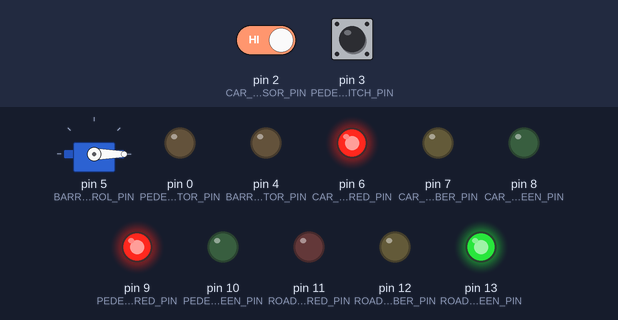
A sketch run on a simulated Arduino Uno, built with avr-gcc and run on an emulated ATmega328P. On the bench: servo, output pins drawn as LEDs (lit = HIGH). Inputs (shaded band) come from the test bench; at power-on: pin 2 (CAR_PARK_EXIT_REQUEST_SENSOR_PIN) HIGH, pin 3 (PEDESTRIAN_REQUEST_SWITCH_PIN) HIGH.

Above: at 6.5 s.
6.6 s: pin 2 (CAR_PARK_EXIT_REQUEST_SENSOR_PIN) driven LOW
At 7.3 s:
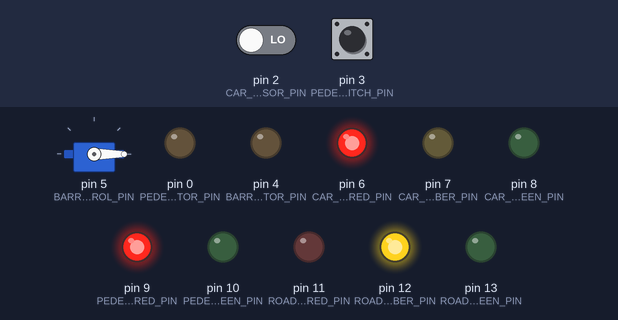
9.6 s: pin 3 (PEDESTRIAN_REQUEST_SWITCH_PIN) pulled LOW for 0.15 s
At 11.6 s:
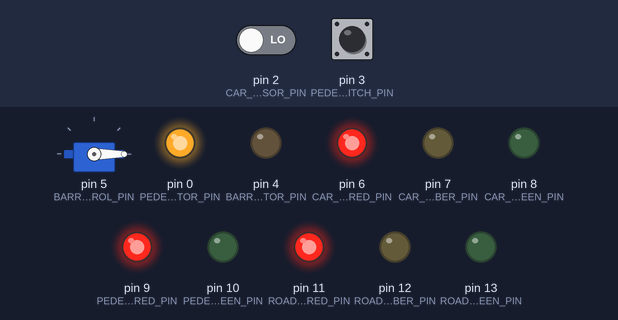
At 13.1 s:
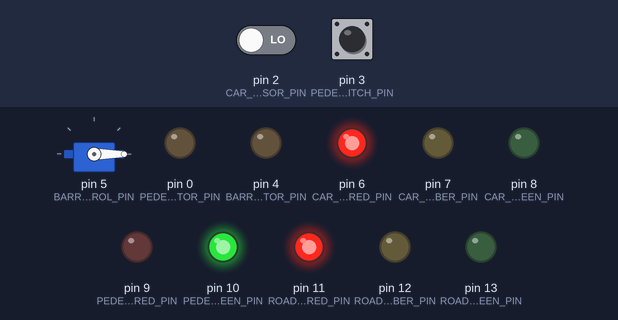
Timing chart, 0 to 29.4 s (numbered marks = the images above; inputs shaded):
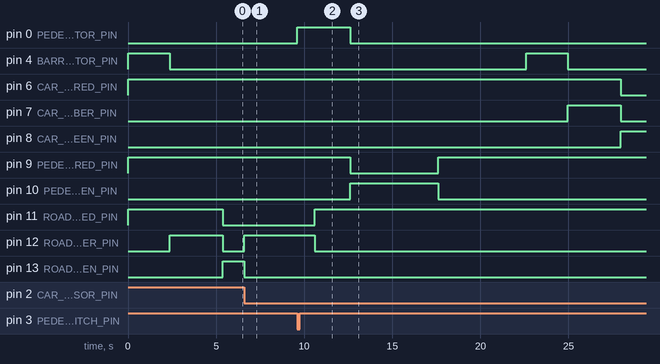

Measured:
- after the input at 6.6 s, pin 12 (ROAD_PHASE_AMBER_PIN): LOW → HIGH at once; pin 13 (ROAD_PHASE_GREEN_PIN): HIGH → LOW at once
- after the input at 9.6 s, pin 0 (PEDESTRIAN_WAIT_INDICATOR_PIN): LOW → HIGH at once, → LOW 3.0 s later; pin 9 (PEDESTRIAN_PHASE_RED_PIN): HIGH → LOW after 3.0 s, → HIGH 5.0 s later; pin 10 (PEDESTRIAN_PHASE_GREEN_PIN): LOW → HIGH after 3.0 s, → LOW 5.0 s later

The sketch:

traffic-lights.ino
```cpp
#include <Servo.h>

/* Terminology used for variable and function names derived from
   https://www.traffic-signal-design.com/traffic-signal-design-terminology.htm */

constexpr byte ROAD_PHASE_RED_PIN = 11;
constexpr byte ROAD_PHASE_AMBER_PIN = 12;
constexpr byte ROAD_PHASE_GREEN_PIN = 13;

constexpr byte CAR_PARK_PHASE_RED_PIN = 6;
constexpr byte CAR_PARK_PHASE_AMBER_PIN = 7;
constexpr byte CAR_PARK_PHASE_GREEN_PIN = 8;

constexpr byte PEDESTRIAN_PHASE_RED_PIN = 9;
constexpr byte PEDESTRIAN_PHASE_GREEN_PIN = 10;
constexpr byte PEDESTRIAN_WAIT_INDICATOR_PIN = 0;

constexpr byte PEDESTRIAN_REQUEST_SWITCH_PIN = 3;     // Must be a pin that supports interrupts
constexpr byte CAR_PARK_EXIT_REQUEST_SENSOR_PIN = 2;  // Must be a pin that supports interrupts

constexpr byte BARRIER_WARNING_INDICATOR_PIN = 4;
constexpr byte BARRIER_SERVO_CONTROL_PIN = 5;  // Must be a pin that supports PWM
constexpr int BARRIER_SERVO_LOWERED_ANGLE = 0;
constexpr int BARRIER_SERVO_RAISED_ANGLE = 90;
constexpr int BARRIER_SERVO_STEP_DELAY_MS = 15;
constexpr int BARRIER_PREWARN_PERIOD_MS = 1000;

constexpr int ALL_RED_TIME_MS = 2000;
constexpr int MINIMUM_TRAFFIC_GREEN_MS = 7000;
constexpr int PEDESTRIAN_INVITATION_PERIOD_MS = 5000;
constexpr int PEDESTRIAN_POST_INVITATION_PERIOD_MS = 5000;
constexpr int AMBER_TIME_MS = 4000;
constexpr int RED_AMBER_TIME_MS = 3000;

class TrafficPhase {
  byte redPin;
  byte amberPin;
  byte greenPin;

public:
  TrafficPhase(byte redPin, byte amberPin, byte greenPin)
    : redPin{ redPin }, amberPin{ amberPin }, greenPin{ greenPin } {}

  void initialise() {
    pinMode(redPin, OUTPUT);
    pinMode(amberPin, OUTPUT);
    pinMode(greenPin, OUTPUT);

    digitalWrite(redPin, HIGH);
    digitalWrite(amberPin, LOW);
    digitalWrite(greenPin, LOW);
  }

  void changeToGreen() {
    digitalWrite(amberPin, HIGH);
    delay(RED_AMBER_TIME_MS);
    digitalWrite(redPin, LOW);
    digitalWrite(amberPin, LOW);
    digitalWrite(greenPin, HIGH);
  }

  void changeToRed() {
    digitalWrite(greenPin, LOW);
    digitalWrite(amberPin, HIGH);
    delay(AMBER_TIME_MS);
    digitalWrite(amberPin, LOW);
    digitalWrite(redPin, HIGH);
  }
};

class PedestrianPhase {
  byte redPin;
  byte greenPin;

public:
  PedestrianPhase(byte redPin, byte greenPin)
    : redPin{ redPin }, greenPin{ greenPin } {}

  void initialise() {
    pinMode(redPin, OUTPUT);
    pinMode(greenPin, OUTPUT);

    digitalWrite(redPin, HIGH);
    digitalWrite(greenPin, LOW);
  }

  void changeToGreen() {
    digitalWrite(redPin, LOW);
    digitalWrite(greenPin, HIGH);
  }

  void changeToRed() {
    digitalWrite(greenPin, LOW);
    digitalWrite(redPin, HIGH);
  }
};

class Barrier {
  byte servoControlPin;
  byte warningLightPin;
  Servo servo;

  void move(int startAngle, int endAngle) {
    digitalWrite(warningLightPin, HIGH);
    delay(BARRIER_PREWARN_PERIOD_MS);
    if (startAngle < endAngle) {
      for (int angle = startAngle; angle <= endAngle; angle++) {
        servo.write(angle);
        delay(BARRIER_SERVO_STEP_DELAY_MS);
      }
    } else {
      for (int angle = startAngle; angle >= endAngle; angle--) {
        servo.write(angle);
        delay(BARRIER_SERVO_STEP_DELAY_MS);
      }
    }
    digitalWrite(warningLightPin, LOW);
  }

public:
  Barrier(byte servoControlPin, byte warningLightPin)
    : servoControlPin{ servoControlPin }, warningLightPin{ warningLightPin } {}

  void initialise() {
    pinMode(warningLightPin, OUTPUT);
    digitalWrite(warningLightPin, LOW);
    servo.attach(servoControlPin);
    lower();
  }

  void raise() {
    move(BARRIER_SERVO_LOWERED_ANGLE, BARRIER_SERVO_RAISED_ANGLE);
  }

  void lower() {
    move(BARRIER_SERVO_RAISED_ANGLE, BARRIER_SERVO_LOWERED_ANGLE);
  }
};

class PedestrianCrossing {
  PedestrianPhase phase;
  byte buttonPin;
  byte waitIndicatorPin;
  volatile bool requested = false;
  volatile bool inviting = false;

public:
  PedestrianCrossing(PedestrianPhase phase, byte buttonPin, byte waitIndicatorPin)
    : phase{ phase }, buttonPin{ buttonPin }, waitIndicatorPin{ waitIndicatorPin } {}

  void initialise() {
    phase.initialise();
    pinMode(buttonPin, INPUT);
    pinMode(waitIndicatorPin, OUTPUT);
  }

  bool isRequested() {
    return requested;
  }

  void runGreenStage() {
    inviting = true;
    requested = false;
    digitalWrite(waitIndicatorPin, LOW);
    phase.changeToGreen();
    delay(PEDESTRIAN_INVITATION_PERIOD_MS);
    inviting = false;
    phase.changeToRed();
    delay(PEDESTRIAN_POST_INVITATION_PERIOD_MS);
  }

  void request() {
    if (!inviting) {
      requested = true;
      digitalWrite(waitIndicatorPin, HIGH);
    }
  }
};

class CarParkExit {
  TrafficPhase phase;
  Barrier barrier;
  byte sensorPin;
  volatile bool requested = false;
  volatile bool inviting = false;

public:
  CarParkExit(TrafficPhase phase, Barrier barrier, byte buttonPin)
    : phase{ phase }, barrier{ barrier }, sensorPin{ buttonPin } {}

  void initialise() {
    phase.initialise();
    barrier.initialise();
    pinMode(sensorPin, INPUT);
  }

  bool isRequested() {
    return requested;
  }

  void runGreenStage() {
    inviting = true;
    requested = false;
    barrier.raise();
    phase.changeToGreen();
    delay(MINIMUM_TRAFFIC_GREEN_MS);
    inviting = false;
    phase.changeToRed();
    barrier.lower();
    delay(ALL_RED_TIME_MS - abs(BARRIER_SERVO_RAISED_ANGLE - BARRIER_SERVO_LOWERED_ANGLE) * BARRIER_SERVO_STEP_DELAY_MS);
  }

  void request() {
    if (!inviting) {
      requested = true;
    }
  }
};

TrafficPhase roadPhase(ROAD_PHASE_RED_PIN, ROAD_PHASE_AMBER_PIN, ROAD_PHASE_GREEN_PIN);
TrafficPhase carParkPhase(CAR_PARK_PHASE_RED_PIN, CAR_PARK_PHASE_AMBER_PIN, CAR_PARK_PHASE_GREEN_PIN);
PedestrianPhase pedestrianPhase(PEDESTRIAN_PHASE_RED_PIN, PEDESTRIAN_PHASE_GREEN_PIN);
Barrier carParkExitBarrier(BARRIER_SERVO_CONTROL_PIN, BARRIER_WARNING_INDICATOR_PIN);
PedestrianCrossing pedestrianCrossing(pedestrianPhase, PEDESTRIAN_REQUEST_SWITCH_PIN, PEDESTRIAN_WAIT_INDICATOR_PIN);
CarParkExit carParkExit(carParkPhase, carParkExitBarrier, CAR_PARK_EXIT_REQUEST_SENSOR_PIN);

void handlePedestrianButtonPressed() {
  pedestrianCrossing.request();
}

void handleCarParkExitRequestSensorActivated() {
  carParkExit.request();
}

void setup() {
  attachInterrupt(digitalPinToInterrupt(PEDESTRIAN_REQUEST_SWITCH_PIN), handlePedestrianButtonPressed, FALLING);
  attachInterrupt(digitalPinToInterrupt(CAR_PARK_EXIT_REQUEST_SENSOR_PIN), handleCarParkExitRequestSensorActivated, FALLING);

  roadPhase.initialise();
  pedestrianCrossing.initialise();
  carParkExit.initialise();

  roadPhase.changeToGreen();
}

void loop() {
  if (pedestrianCrossing.isRequested() || carParkExit.isRequested()) {
    bool pedestrianCrossingStageHasRunThisCycle = false;
    roadPhase.changeToRed();
    delay(ALL_RED_TIME_MS);
    if (pedestrianCrossing.isRequested()) {
      pedestrianCrossing.runGreenStage();
      pedestrianCrossingStageHasRunThisCycle = true;
    }
    if (carParkExit.isRequested()) {
      carParkExit.runGreenStage();
    }
    /* Second opportunity for pedestrian crossing stage to run, i.e. if the pedestrian requested to cross
       while the car park exit phase was running */
    if (pedestrianCrossing.isRequested() && !pedestrianCrossingStageHasRunThisCycle) {
      pedestrianCrossing.runGreenStage();
    }
    roadPhase.changeToGreen();
    delay(MINIMUM_TRAFFIC_GREEN_MS);
  }
}
```
